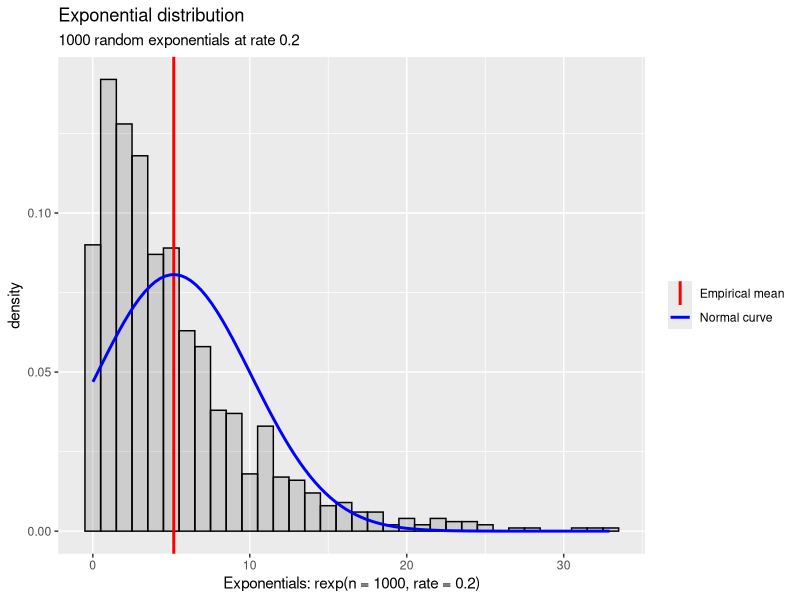
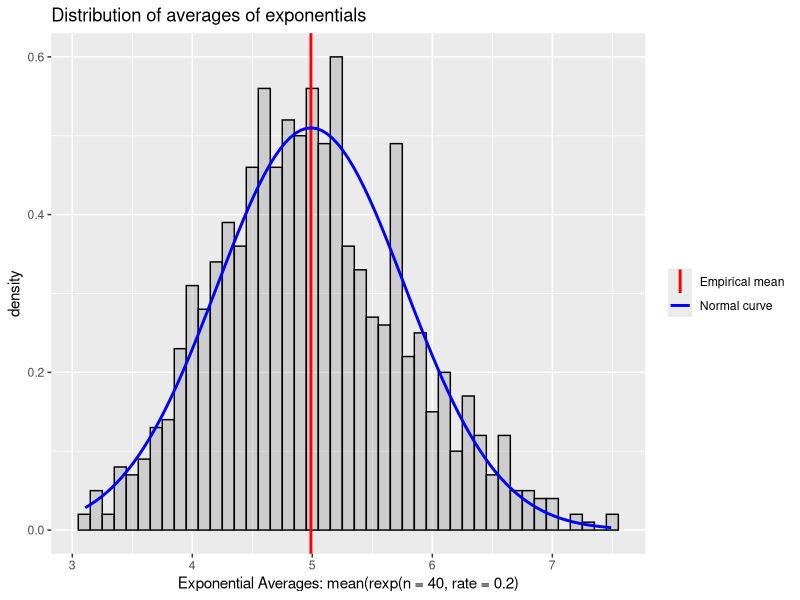
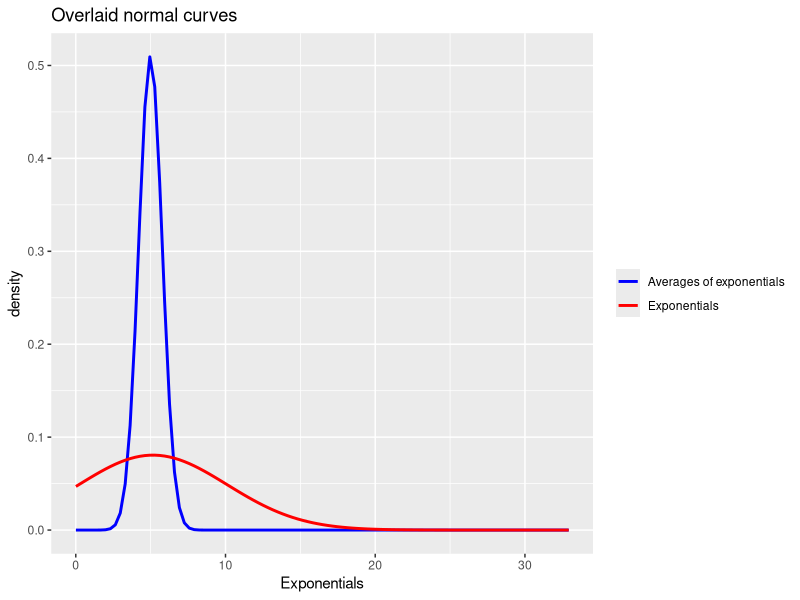

These charts were generated, in order, by the following R code:
## ---- chunk 1
knitr::opts_chunk$set(echo = TRUE, fig.width = 5, fig.height = 3, fig.align = "center")
## ---- chunk 2
library(ggplot2)
set.seed(1)
nosim <- 1000; lambda <- 0.2
exponentials <- data.frame(x = rexp(nosim, lambda))
ggplot(exponentials, aes(x = x)) + xlab("Exponentials: rexp(n = 1000, rate = 0.2)") +
    geom_histogram(aes(y = ..density..), alpha = .2, binwidth = 1, color = "black") +
    geom_vline(aes(xintercept = mean(exponentials$x), color = "Empirical mean"), size=1) +
    stat_function(fun=dnorm, args=list(mean=mean(exponentials$x),
                                       sd=sd(exponentials$x)),size=1,aes(color="Normal curve")) +
    scale_color_manual(NULL, values = c("Empirical mean"="red", "Normal curve"="blue")) +
    ggtitle("Exponential distribution", paste(nosim, "random exponentials at rate", lambda))
## ---- chunk 3
mean(exponentials$x)
## ---- chunk 4
var(exponentials$x)
## ---- chunk 5
n <- 40
avgs <- data.frame(x = sapply(1:nosim, function(x) mean(rexp(n,lambda))))
library(ggplot2)
g2 <- ggplot(avgs, aes(x = x)) +
    geom_histogram(aes(y = ..density..), alpha = .20, binwidth = .1, color = "black") +
    geom_vline(aes(xintercept = mean(avgs$x), color = "Empirical mean"), size=1) +
    stat_function(fun = dnorm,
                  args = list(mean = mean(avgs$x), sd = sd(avgs$x)),
                  aes(color = "Normal curve"), size = 1) +
    scale_color_manual(NULL, values = c("Empirical mean"="red", "Normal curve"="blue")) +
    xlab("Exponential Averages: mean(rexp(n = 40, rate = 0.2)") +
    ggtitle("Distribution of averages of exponentials")
g2
## ---- chunk 6
mean(avgs$x)
## ---- chunk 7
((1/lambda)^2)/n
## ---- chunk 8
ggplot(data.frame(x=range(exponentials,avgs)), aes(x = x)) +
    stat_function(fun=dnorm, args=list(mean=mean(avgs$x), sd=sd(avgs$x)),
                  size=1, aes(color="Averages of exponentials")) +
    stat_function(fun=dnorm, args=list(mean=mean(exponentials$x),
                                       sd = sd(exponentials$x)),
                  size=1, aes(color="Exponentials")) +
    scale_color_manual(NULL, values = c("Exponentials"="red","Averages of exponentials"="blue")) + 
    ylab("density") + xlab("Exponentials") + ggtitle("Overlaid normal curves")
